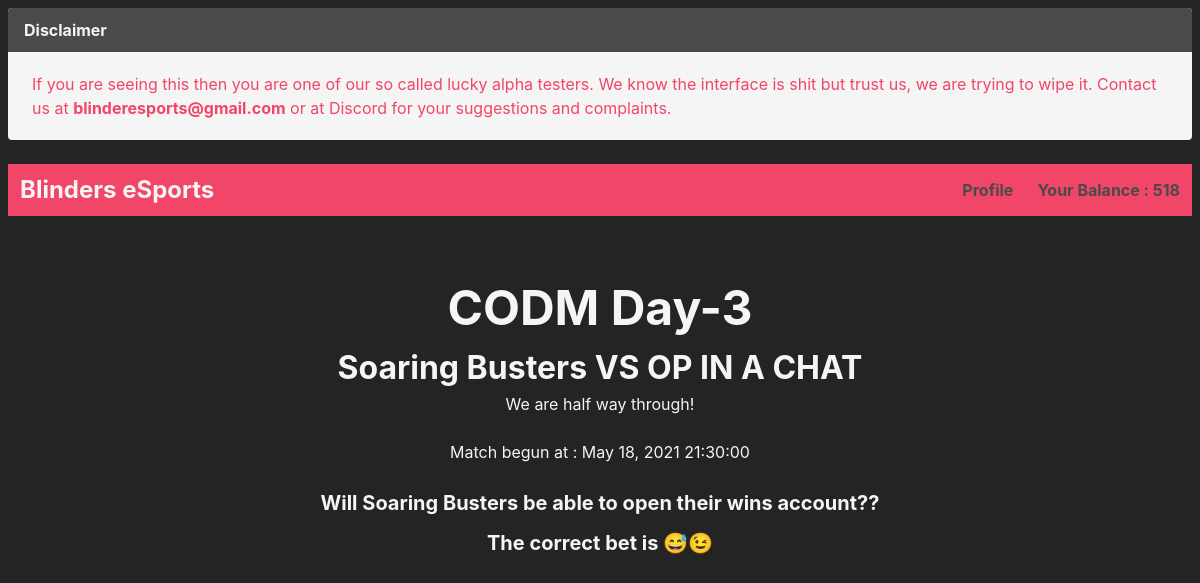
Screenshot of /detail/previous/cod003/ (signed in) with the database file from the repository.
### books/models.py (models this page shows, shortened)
class Point(models.Model):
    user_current = models.OneToOneField(User, related_name='user_current', on_delete=models.CASCADE, null=True)
    points = models.IntegerField(default=250)
    pointLog = models.TextField(blank=True)
    xp_points = models.IntegerField(default=0)
    xp_level = models.IntegerField(default=0)

class Match(models.Model):
    STATUS_CHOICES = (
        ("Upcoming", 'Upcoming'),
        ("Completed", 'Completed'),
        ("Rewarded", 'Rewarded'),
    )
    match = models.TextField()
    slug = models.SlugField(unique=True)
    datetime = models.DateTimeField()
    description = models.TextField(blank=True)
    image_URL = models.CharField(max_length=200)
    video_URL = models.CharField(max_length=300, blank=True)
    status = models.CharField(max_length=100, choices=STATUS_CHOICES, default="Upcoming")
    active = models.BooleanField(default=True)
    teamOne = models.ForeignKey(to="teams.Team", on_delete=models.CASCADE, related_name="Team_One")
    teamTwo = models.ForeignKey(to="teams.Team", on_delete=models.CASCADE, related_name="Team_Two")

class BetOption(models.Model):
    match = models.OneToOneField(to="books.Match", on_delete=models.CASCADE, related_name='bet_for_match', null=True)
    bet_one = models.CharField(max_length=300)
    bet_one_option_one = models.CharField(max_length=100)
    bet_one_option_one_odds = models.FloatField(default=1.0)
    bet_one_option_two = models.CharField(max_length=100)
    bet_one_option_two_odds = models.FloatField(default=1.0)
    bet_one_winner = models.CharField(max_length=100, blank=True)

### teams/models.py (models this page shows, shortened)
class Team(models.Model):
    name = models.CharField(max_length=300)
    index1 = models.IntegerField(primary_key=True, unique=True, default=0)
    logo_URL = models.CharField(max_length=400)
    description = models.TextField(blank=True)
    members = models.TextField(blank=True)
    matches_played = models.IntegerField(default=0)
    wins = models.IntegerField(default=0)
    def __str__(self):
        return self.name

### books/views.py (the view)
# urls.py: url('detail/previous/(?P<slug>[\w-]+)/$', books_view.details_previous, name="detail_previous"),
@login_required(login_url="/login/")
def details_previous(request, slug):
     point = Point.objects.get(user_current=request.user)
     teambets = Match.objects.get(slug=slug)
     option = BetOption.objects.get(match=teambets.id)
     return render(request, 'detailsTwo.html', {'teambets' : teambets, 'point' : point , 'option' : option })

### books/templates/detailsTwo.html (shortened to what this page needs)
<html lang="en">
<head>
    <link rel="stylesheet" href="https://cdn.jsdelivr.net/npm/bulma@0.9.2/css/bulma.min.css">
</head>
<body class="px-2 py-2 has-background-black-ter">
<article class="message">
  <div class="message-header has-text-white-ter">
    <p>Disclaimer</p>
  </div>
  <div class="message-body has-text-danger">
    If you are seeing this then you are one of our so called lucky alpha testers. We know the interface is shit but trust us, we are trying to wipe it. Contact us at <strong>blinderesports@gmail.com</strong> or at Discord for your suggestions and complaints.
  </div>
</article>
    <nav class="navbar has-background-danger">
        <div class="navbar-brand is-primary">
            <a href="/home/" class="navbar-item has-text-message">
                <h1 class="is-size-4 has-text-weight-bold has-text-white-ter">Blinders eSports</h1>
            </a>
        </div>
        <div class="navbar-menu" id="nav-links">
          <div class="navbar-end">
        {% if user.is_authenticated %}
            <a href="/profile/" class="navbar-item has-text-weight-bold">Profile</a>
        {% else %}
            <a href="/login/" class="navbar-item has-text-weight-bold">Login</a>
        {% endif %}
        {% if user.is_authenticated %}
            <a class="navbar-item has-text-weight-bold">Your Balance : {{point.points}}</a>
        {% endif %}
          </div>
        </div>
  </nav>
<div class="section">
  <div class="container px-2 py-2">
    <form action="" method="POST">
        <h1 class="is-size-1 has-text-centered has-text-weight-bold has-text-white-ter">
            {{teambets.match | linebreaks }}
        </h1>
        <h1 class="is-size-3 has-text-centered has-text-white-ter has-text-weight-bold">
          {{teambets.teamOne}} VS {{teambets.teamTwo}}
        </h1>
        <h1 class="is-size-5is-italic has-text-centered has-text-white-ter">
          {{teambets.description | linebreaks }}
        </h1><br>
        <h3 class="subtitle-is-6 has-text-centered has-text-white-ter">
          Match begun at : <span class="subtitle-is-6" id="event-box">{{teambets.datetime | date:"M d, Y H:i:s"}}</span>
        </h3>
        <br>
      <div class="container has-text-centered has-text-white-ter">
        <div class="control">
          <span class="label has-text-white-ter is-size-5">{{option.bet_one | linebreaks }}</span>
          <span class="label has-text-white-ter is-size-5">The correct bet is {{option.bet_one_winner}}</span>
        </div>
      </div>
      <br>
    </form>
  </div>
  </div>
</body>
</html>

### rows the page displays
Point: points "518"
Match: match "CODM Day-3", teamOne "Soaring Busters", teamTwo "OP IN A CHAT", description "We are half way through!", datetime "May 18, 2021 21:30:00"
BetOption: bet_one "Will Soaring Busters be able to open their wins account??", bet_one_winner "😅😉"
